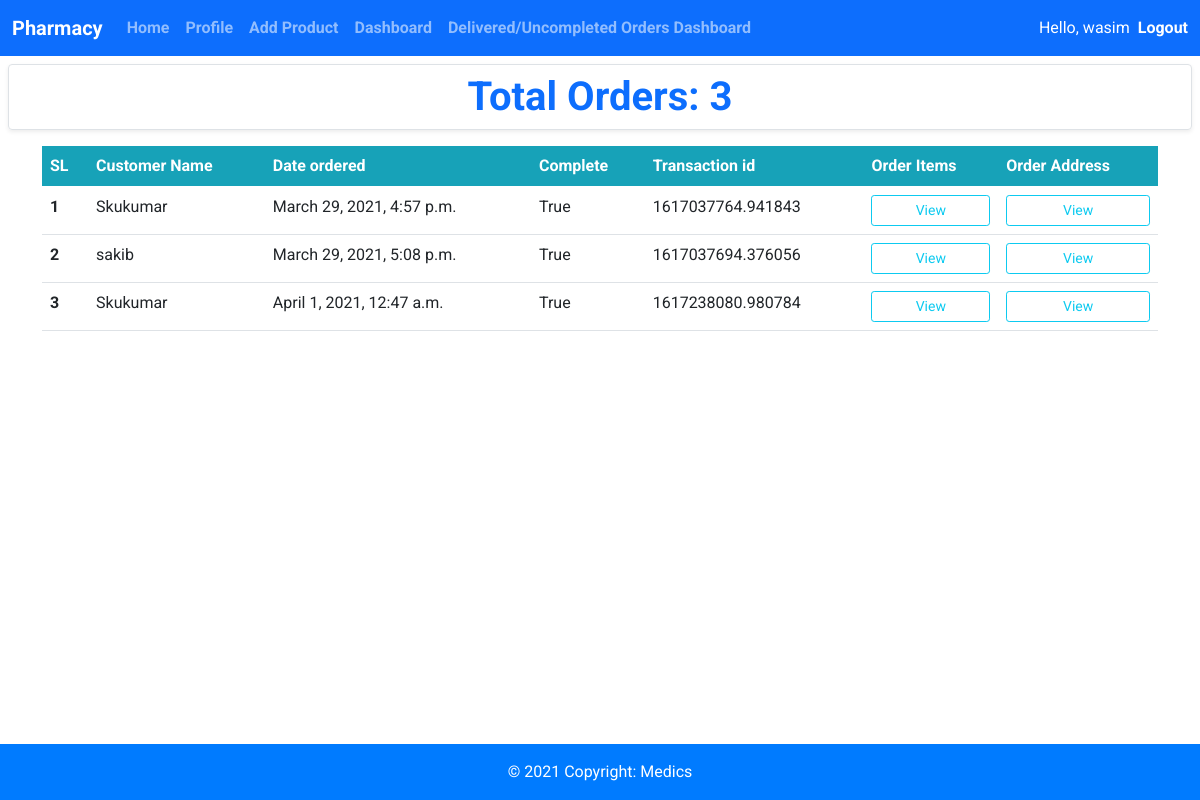
The app's page /pharmacy/delivereddashboard (signed in), older data.
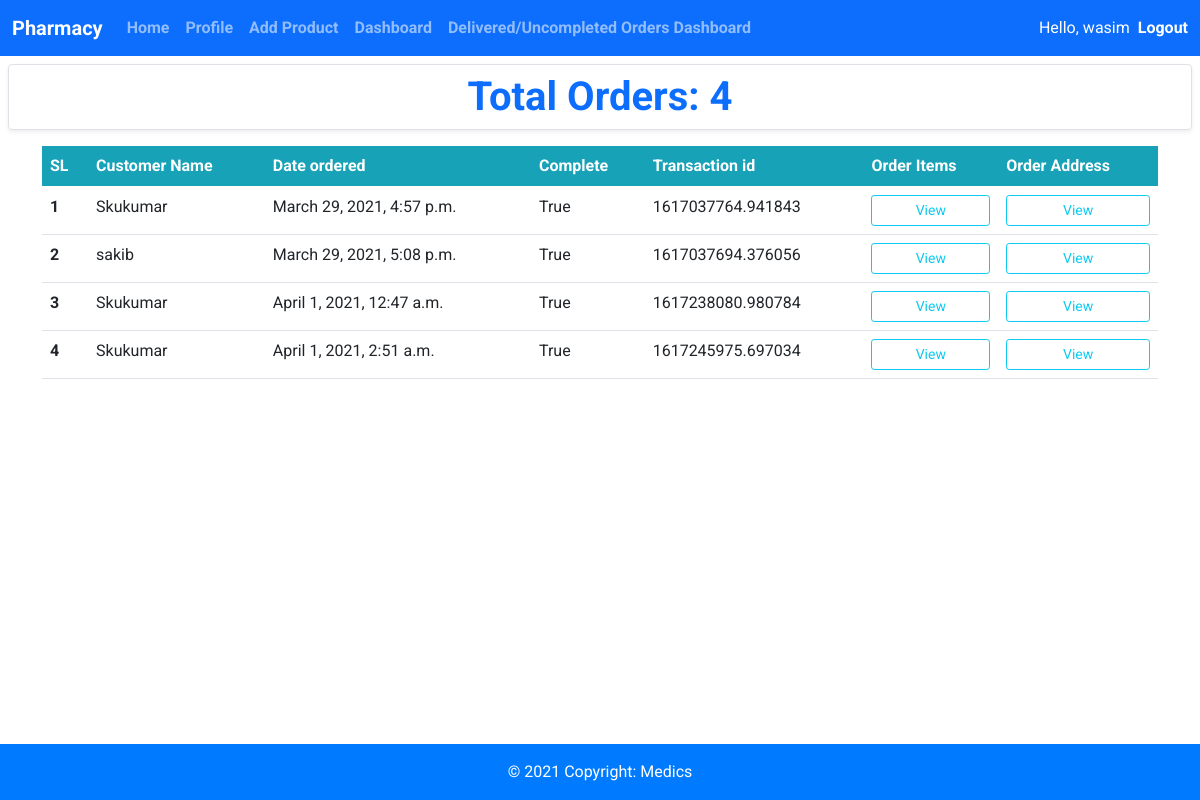
The same page, newer data.
### pharmacy/models.py (models this page shows, shortened)
class Order(models.Model):
    customer = models.ForeignKey(
        Customer, on_delete=models.SET_NULL, null=True, blank=True)
    shop = models.ForeignKey(
        Pharmacy, on_delete=models.CASCADE, null=True, blank=True, default="")
    date_ordered = models.DateTimeField(auto_now_add=True)
    complete = models.BooleanField(default=False)
    transaction_id = models.CharField(max_length=100, null=True)
    delivary_status = models.BooleanField(default=False)

class Customer(models.Model):
    user = models.OneToOneField(
        User, null=True, blank=True, on_delete=models.CASCADE)
    name = models.CharField(default='', max_length=200, null=True, blank=True)
    email = models.CharField(default='', blank=True, max_length=200, null=True)
    phone = models.CharField(default='', blank=True, max_length=200, null=True)
    profile_pic = models.ImageField(
        default="profile1.png", null=True, blank=True)
    date_created = models.DateTimeField(auto_now_add=True, null=True)
    def __str__(self):
        return self.name

### pharmacy/views.py (the view)
def pharmacyDeliveredDashboard(request):
    user = request.user
    print(user)
    pharmecy = Pharmacy.objects.get(user=user)
    print(pharmecy)
    orders = Order.objects.filter(shop=pharmecy)
    orders = orders.filter(delivary_status=True)
    total = orders.count()
    context = {'user': user, 'orders': orders, 'total': total}
    return render(request, 'pharmacy/pharmacyDeliveredDashboard.html', context)

### pharmacy/models.py (called while the page is built)
    def __str__(self):
        return self.shop_name

### pharmacy/templates/pharmacy/pharmacyDeliveredDashboard.html
{%extends 'pharmacy/pharmacyBase.html'%}
{%block content%}
<h1 class="text-center border rounded m-2 shadow-sm fw-bold py-2 text-primary ">Total Orders:
    <span>{{total}}</span>
</h1>
<div class="container mt-3 .list">
    <table class="table">
        <thead>
            <tr class="table " style=" background-color:#17A2B8; color:white;  ">
                <th scope="col">SL</th>
                <th scope="col">Customer Name</th>
                <th scope="col">Date ordered</th>
                <th scope="col">Complete</th>
                <th scope="col">Transaction id</th>
                <th scope="col">Order Items</th>
                <th scope="col">Order Address</th>
            </tr>
        </thead>
        <tbody>
            {% for order in orders %}
            <tr>
                <th scope="row">{{forloop.counter}}</th>
                <td>{{order.customer}}</td>
                <td>{{order.date_ordered}}</td>
                <td>{{order.complete}}</td>
                <td>{{order.transaction_id}}</td>
                <td><a style="width:100%;" class="btn btn-sm btn-outline-info "
                        href="{%url 'pharmacy_dashboard_order_items' order.id %}">View</a></td>
                <td><a style="width:100%;" class="btn btn-sm btn-outline-info "
                        href="{%url 'pharmacy_dashboard_order_address' order.id %}">View</a></td>
            </tr>
            {%endfor%}
        </tbody>
    </table>
</div>
{%endblock%}

Row changes from the older to the newer data that the page shows:
now on this page (row edited): Order: customer "Skukumar", date_ordered "April 1, 2021, 2:51 a.m.", complete "True", transaction_id "1617245975.697034"
Text that changed along with them:
{{ total }}: "3" → "4"
